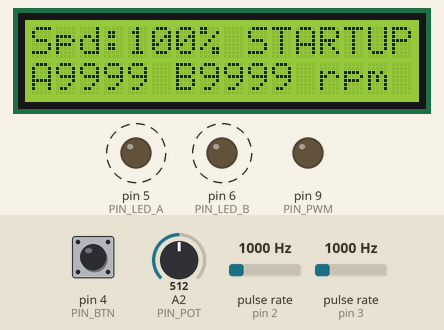
Recording of a sketch running on a simulated Arduino Uno, built with avr-gcc and run on an emulated ATmega328P. Parts: 16×2 character LCD, output pins drawn as LEDs (lit = HIGH). Wiring (inferred from the names in the program): 2 × pulse sensor: data pin 2 / data pin 3. Dashed ring = blinking. The inputs (shaded band) are chosen by the test bench; at power-on: A2 (PIN_POT) = 512, pin 4 (PIN_BTN) HIGH, pulse rate (sensors on pin 2, pin 3) 1000 Hz. EEPROM starts erased.

Above: at 3.2 s.
3.3 s: A2 (PIN_POT) set to 5
At 5.3 s:
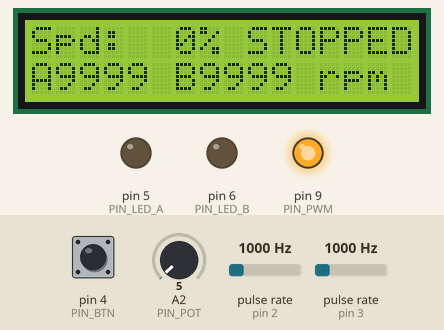
5.6 s: A2 (PIN_POT) set to 1010
At 8.4 s:
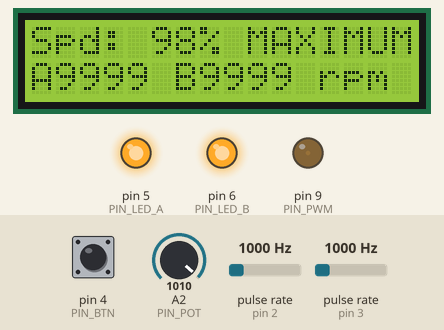
8.6 s: A2 (PIN_POT) set to 989
At 10.0 s:
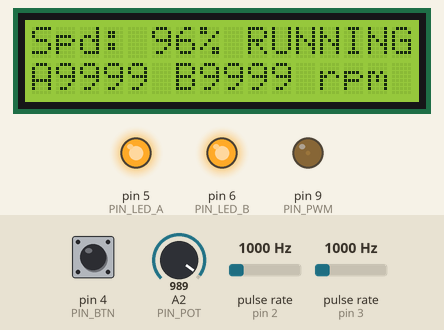
10.8 s: pin 4 (PIN_BTN) pulled LOW for 3.2 s
At 13.6 s:
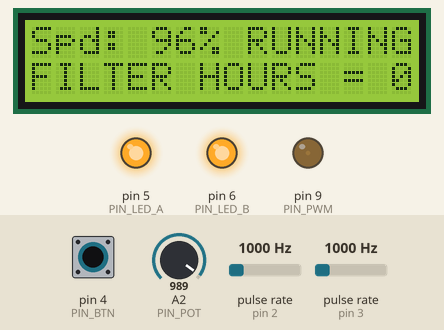
16.6 s: pulse rate (sensor on pin 2) set to 100 Hz
At 18.6 s:
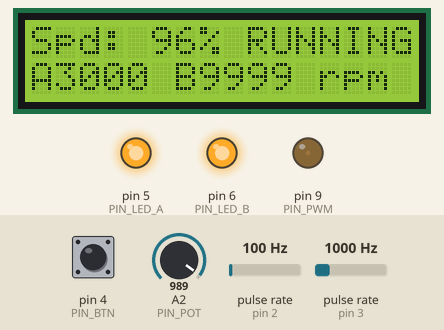
19.6 s: A2 (PIN_POT) set to 54
At 21.39 s:
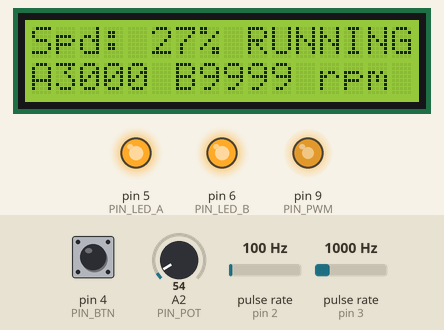
21.6 s: A2 (PIN_POT) set to 44
Timing chart, 0 to 24.6 s (numbered marks = the images above; inputs shaded):
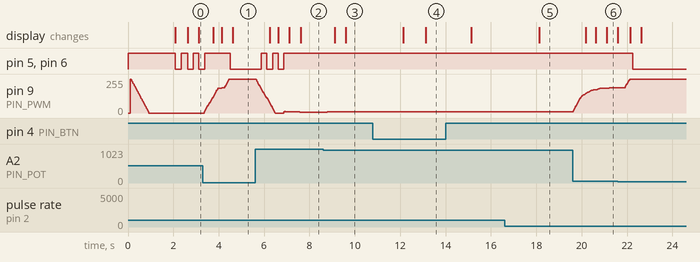

The sketch:

SolderFumeExtractor.ino
```cpp
/* =====================================================================
   SOLDER FUME EXTRACTOR  -  dual 4-pin PWM fan controller
   Firmware v1.3
   Target : bare ATmega328P-PU @ 16 MHz, 5 V, Arduino UNO bootloader
   Board  : Tools > Board > "Arduino Uno"
   Library: "LiquidCrystal I2C" by Frank de Brabander (Library Manager)

   Hardware pins (Arduino name -> DIP-28 physical pin)
     D2  (pin 4)  TACH_A   fan A sense, INT0, 10k pull-up, 4k7 series
     D3  (pin 5)  TACH_B   fan B sense, INT1, 10k pull-up, 4k7 series
     D4  (pin 6)  SW2      filter-hours reset button to GND (OPTIONAL)
     D5  (pin 11) LED_A    green status LED via 330R
     D6  (pin 12) LED_B    green status LED via 330R
     D9  (pin 15) PWM_CTL  OC1A -> 1k -> base of Q1 (2N2222A)
     A2  (pin 25) POT      RV1 10k wiper (A0 on early builds; see CHANGELOG)
     A4  (pin 27) SDA      LCD backpack
     A5  (pin 28) SCL      LCD backpack

   IMPORTANT - inverted drive
     Q1 is an open-collector sink on the fans' PWM line. When the MCU
     pin is HIGH, Q1 conducts and drags the PWM line LOW (= 0 % demand).
     Timer1 is therefore configured in INVERTING compare mode, which
     cancels the hardware inversion. After that, OCR1A maps directly:
        OCR1A = 0        ->  fans 0 %
        OCR1A = PWM_TOP  ->  fans 100 %
     While the MCU is in reset the pin is a floating input, Q1 is held
     off by R6, and the fans free-run at 100 %. That is deliberate: a
     crashed controller must never silently stop the extraction.

   v1.1 changes
     - Watchdog timer. If the firmware ever hangs, the chip resets and
       the fans revert to 100 % rather than sticking at some old speed.
     - Stall auto-restart. A fan that stops gets three full-power
       restart attempts before the fault latches, so a momentarily
       obstructed fan recovers by itself.
     - Backlight timeout. The LCD backlight sleeps after 30 s of no
       activity while the fans are stopped; touching the pot wakes it.
     - Optional filter-hours reset button on D4.

   v1.2 changes
     - Soft ramp. Commanded duty now slews at 3 % per 25 ms instead of
       stepping, so the fans are eased up to speed rather than slammed
       to 100 %. This spreads the current they draw while accelerating.
       It cannot shape the first ~70 ms after switch-on: until this code
       runs, the PWM line floats high and the fans see full demand. That
       is the fail-safe working, and it is too short to trouble a
       slow-blow fuse.

   v1.3 changes
     - The LCD can no longer stop the fans. The I2C (Wire) library waits
       forever by default, so a stuck display bus (a loose wire, a bad
       joint, noise) used to hang the chip. In setup the watchdog isn't on
       yet and the PWM was already set to 0 %, so the fans stayed stopped.
       Now every I2C transfer gives up after 25 ms, and the PWM is only
       set up after the display has started: if the display ever does
       hang, the PWM pin is still floating and the fans run at 100 %.
     - The pot's off/on point has a small dead band. The fans turn on at
       7 % and off again at 4 %, so a knob resting right on the edge can't
       flick them on and off (each time with a full-power start burst).
   ===================================================================== */

#include <Wire.h>
#include <LiquidCrystal_I2C.h>
#include <EEPROM.h>
#include <avr/wdt.h>
#include <string.h>

/* ------------------------- user settings ------------------------- */
#define LCD_ADDRESS        0x27   // try 0x3F if the screen stays blank
#define LCD_COLS           16
#define LCD_ROWS            2

const uint8_t  MIN_DUTY_PCT      = 25;   // below this most fans stall
const uint8_t  OFF_THRESHOLD_PCT =  4;   // pot at or below this = fans off
const uint8_t  ON_THRESHOLD_PCT  =  7;   // from off, the pot must reach this to start
const uint16_t KICK_MS           = 1200; // spin-up burst (includes the ramp)
const uint16_t RESTART_KICK_MS   = 2200; // longer burst for a restart try
const uint8_t  RAMP_STEP_PCT     =    3; // max duty change per 25 ms tick
const uint8_t  MAX_RESTARTS      =   3;  // tries before latching a fault
const uint16_t STALL_RPM         = 250;  // under this while driven = stalled
const uint8_t  STALL_SECONDS     =   3;  // consecutive seconds before acting
const uint8_t  PULSES_PER_REV    =   2;  // Intel 4-wire spec
const uint16_t FILTER_LIFE_HOURS = 120;  // carbon pad service interval
const uint32_t BACKLIGHT_MS      = 30000UL;  // idle before backlight sleeps
const uint16_t BTN_HOLD_MS       = 2000; // hold time to reset filter hours

/* ------------------------- fixed constants ------------------------ */
const uint8_t  PIN_TACH_A = 2;
const uint8_t  PIN_TACH_B = 3;
const uint8_t  PIN_BTN    = 4;
const uint8_t  PIN_LED_A  = 5;
const uint8_t  PIN_LED_B  = 6;
const uint8_t  PIN_PWM    = 9;
const uint8_t  PIN_POT    = A2;

/* Timer1 TOP for a 25 kHz carrier, derived from whatever crystal is fitted.
   Phase-correct PWM:  f = F_CPU / (2 * prescaler * TOP),  prescaler = 1.
     16 MHz -> TOP = 320      12 MHz -> TOP = 240      8 MHz -> TOP = 160
   F_CPU comes from the board you select in the IDE, so it MUST match the
   crystal on the board or every timing in this sketch will be wrong.
   16 MHz: Board = "Arduino Uno".  12 or 8 MHz: use MiniCore and pick the
   matching clock, then Burn Bootloader once before uploading.            */
const uint16_t PWM_TOP    = (uint16_t)(F_CPU / 50000UL);

const int      EE_MAGIC_ADDR   = 0;
const int      EE_MINUTES_ADDR = 4;
const uint32_t EE_MAGIC        = 0x5FE10001UL;

LiquidCrystal_I2C lcd(LCD_ADDRESS, LCD_COLS, LCD_ROWS);

void updateDisplay();            // forward declaration

/* --------------------------- state -------------------------------- */
volatile uint16_t pulseA = 0, pulseB = 0;
volatile uint32_t lastEdgeA = 0, lastEdgeB = 0;

uint16_t rpmA = 0, rpmB = 0;
uint8_t  dutyPct   = 0;          // what the fans are actually being given
uint8_t  targetPct = 0;          // where the ramp is heading
uint8_t  demandPct = 0;          // what the pot is asking for
bool     faultA = false, faultB = false;
uint8_t  stallCountA = 0, stallCountB = 0;
uint8_t  restartsA = 0, restartsB = 0;
bool     restartPending = false;

bool     kicking = false;
uint32_t kickStart = 0;
uint16_t kickLength = KICK_MS;

int32_t  potAccum = 0;           // pot EMA accumulator, scaled x16
int32_t  potLastSeen = 0;        // for backlight wake detection
uint32_t runSeconds = 0;         // seconds this power-up while running
uint32_t runMinutesTotal = 0;    // lifetime, mirrored in EEPROM
uint32_t lastEepromMinutes = 0;

bool     backlightOn = true;
uint32_t lastActivity = 0;
bool     btnDown = false;
uint32_t btnStart = 0;
bool     resetMsg = false;
uint32_t resetMsgStart = 0;

uint32_t tPot = 0, tTach = 0, tLed = 0, tLcd = 0;
bool     ledPhaseFast = false, ledPhaseSlow = false;
uint8_t  ledTick = 0;
uint8_t  lcdPage = 0;
uint8_t  lcdPageTick = 0;

/* -------------------------- interrupts ---------------------------- */
void isrTachA() {
  uint32_t now = micros();
  if (now - lastEdgeA > 500) { lastEdgeA = now; pulseA++; }   // debounce
}
void isrTachB() {
  uint32_t now = micros();
  if (now - lastEdgeB > 500) { lastEdgeB = now; pulseB++; }
}

/* ------------------------- PWM generation ------------------------- */
void setupPwm25kHz() {
  pinMode(PIN_PWM, OUTPUT);
  // Mode 10: phase-correct PWM, TOP = ICR1.  COM1A1:0 = 11 -> inverting.
  TCCR1A = _BV(COM1A1) | _BV(COM1A0) | _BV(WGM11);
  TCCR1B = _BV(WGM13)  | _BV(CS10);              // no prescaler
  ICR1   = PWM_TOP;
  OCR1A  = 0;                                    // start at 0 %
}

void setDuty(uint8_t pct) {
  if (pct > 100) pct = 100;
  OCR1A = (uint16_t)(((uint32_t)pct * PWM_TOP) / 100UL);
  dutyPct = pct;
}

/* Slew the commanded duty toward targetPct. A fan told to jump straight to
   100 % draws its full starting surge at once; easing it up spreads that
   over most of a second. Note this shapes the FAN's draw only - the inrush
   into C1 when you flip SW1 is separate and is what a slow-blow fuse is for. */
void applyRamp() {
  uint8_t cur = dutyPct;
  if (targetPct > cur) {
    cur = (uint8_t)((targetPct - cur > RAMP_STEP_PCT) ? cur + RAMP_STEP_PCT : targetPct);
  } else if (targetPct < cur) {
    cur = (uint8_t)((cur - targetPct > RAMP_STEP_PCT) ? cur - RAMP_STEP_PCT : targetPct);
  } else {
    return;
  }
  setDuty(cur);
}

void beginKick(uint16_t ms) {
  kicking    = true;
  kickStart  = millis();
  kickLength = ms;
}

/* --------------------------- helpers ------------------------------ */
uint8_t readDemand() {
  // 8x oversample, then a 16x-scaled IIR filter to kill the last of the
  // jitter. The accumulator is kept scaled so that small positive errors
  // are not truncated away by the shift - a plain "x += (raw-x)>>3" can
  // stall up to 7 counts short of the target when the pot is turned up.
  uint16_t acc = 0;
  for (uint8_t i = 0; i < 8; i++) acc += analogRead(PIN_POT);
  int32_t raw = acc >> 3;                       // 0..1023

  potAccum += raw - (potAccum >> 4);            // EMA, time constant ~16
  int32_t filtered = potAccum >> 4;
  if (filtered < 0) filtered = 0;
  if (filtered > 1023) filtered = 1023;

  // any real movement of the knob counts as user activity
  int32_t moved = filtered - potLastSeen;
  if (moved < 0) moved = -moved;
  if (moved > 15) { potLastSeen = filtered; lastActivity = millis(); }

  uint8_t pct = (uint8_t)(((uint32_t)filtered * 100UL) / 1023UL);
  // a dead band between off and on, so a knob resting on the edge can't flap
  static bool on = false;
  if (pct <= OFF_THRESHOLD_PCT) { on = false; return 0; }
  if (!on && pct < ON_THRESHOLD_PCT) return 0;
  on = true;
  // remap the usable part of the travel onto MIN_DUTY..100
  uint32_t span = 100UL - OFF_THRESHOLD_PCT;
  uint32_t v = (uint32_t)(pct - OFF_THRESHOLD_PCT) * (100UL - MIN_DUTY_PCT);
  return (uint8_t)(MIN_DUTY_PCT + (v / span));
}

void saveRuntime(bool force) {
  if (force || runMinutesTotal >= lastEepromMinutes + 10) {
    EEPROM.put(EE_MINUTES_ADDR, runMinutesTotal);
    lastEepromMinutes = runMinutesTotal;
  }
}

void loadRuntime() {
  uint32_t magic = 0;
  EEPROM.get(EE_MAGIC_ADDR, magic);
  if (magic != EE_MAGIC) {                      // first run: initialise
    runMinutesTotal = 0;
    EEPROM.put(EE_MINUTES_ADDR, runMinutesTotal);
    EEPROM.put(EE_MAGIC_ADDR, EE_MAGIC);
  } else {
    EEPROM.get(EE_MINUTES_ADDR, runMinutesTotal);
  }
  lastEepromMinutes = runMinutesTotal;
}

/* One fan's health, evaluated once per second.
   Not driven  -> hold whatever we already decided, judge nothing.
   Spinning    -> clear everything, the fan is fine.
   Stalled 3 s -> spend a restart attempt, or latch the fault. */
void evalFan(uint16_t rpm, bool driven,
             uint8_t &stallCount, uint8_t &restarts, bool &fault) {
  if (!driven) { stallCount = 0; return; }

  if (rpm >= STALL_RPM) {
    stallCount = 0;
    restarts   = 0;
    fault      = false;
    return;
  }

  if (stallCount < 255) stallCount++;
  if (stallCount >= STALL_SECONDS && !fault) {
    if (restarts < MAX_RESTARTS) {
      restarts++;
      stallCount     = 0;
      restartPending = true;
    } else {
      fault = true;
    }
  }
}

/* ---------------------------- setup ------------------------------- */
void setup() {
  MCUSR = 0;                                    // clear any reset flags
  wdt_disable();                                // and park the watchdog

  pinMode(PIN_LED_A, OUTPUT);
  pinMode(PIN_LED_B, OUTPUT);
  pinMode(PIN_TACH_A, INPUT);                   // external 10k pull-ups fitted
  pinMode(PIN_TACH_B, INPUT);
  pinMode(PIN_BTN, INPUT_PULLUP);               // reads HIGH if not fitted
  digitalWrite(PIN_LED_A, HIGH);
  digitalWrite(PIN_LED_B, HIGH);

  // The display first, while the PWM pin is still a floating input: if the
  // I2C bus hangs here, Q1 stays off and the fans run at 100 % (fail-safe).
  Wire.begin();
  Wire.setWireTimeout(25000, true);   // give up after 25 ms, reset the bus: never hang
  lcd.init();
  lcd.backlight();
  lcd.clear();
  lcd.setCursor(0, 0); lcd.print(F(" FUME EXTRACTOR "));
  lcd.setCursor(0, 1); lcd.print(F("  SFE-2026 v1.3 "));

  setupPwm25kHz();

  loadRuntime();
  potAccum    = (int32_t)analogRead(PIN_POT) << 4;   // preload the filter
  potLastSeen = potAccum >> 4;

  attachInterrupt(digitalPinToInterrupt(PIN_TACH_A), isrTachA, FALLING);
  attachInterrupt(digitalPinToInterrupt(PIN_TACH_B), isrTachB, FALLING);

  for (uint8_t p = 0; p <= 100; p += 2) {       // ramped proof-of-life
    setDuty(p);
    delay(16);
  }
  targetPct = 100;
  delay(1150);                                  // ~2 s splash in total

  lcd.clear();
  digitalWrite(PIN_LED_A, LOW);
  digitalWrite(PIN_LED_B, LOW);

  noInterrupts(); pulseA = 0; pulseB = 0; interrupts();
  uint32_t now = millis();
  tPot = tTach = tLed = tLcd = lastActivity = now;

  wdt_enable(WDTO_2S);        // from here on, a hang reboots into 100 %
}

/* ----------------------------- loop ------------------------------- */
void loop() {
  wdt_reset();
  uint32_t now = millis();

  /* ---- 25 ms : pot / demand / spin-up / restart logic ---- */
  if (now - tPot >= 25) {
    tPot = now;
    uint8_t newDemand = readDemand();

    if (newDemand > 0 && demandPct == 0) {      // off -> on transition
      beginKick(KICK_MS);
    }
    demandPct = newDemand;

    if (demandPct == 0) {                       // switched off: forget faults
      kicking = false;
      restartPending = false;
      faultA = faultB = false;
      restartsA = restartsB = 0;
      stallCountA = stallCountB = 0;
      targetPct = 0;
    } else {
      if (restartPending) { restartPending = false; beginKick(RESTART_KICK_MS); }
      if (kicking) {
        targetPct = 100;
        if (now - kickStart >= kickLength) kicking = false;
      } else {
        targetPct = demandPct;
      }
      lastActivity = now;                       // running counts as activity
    }
    applyRamp();                                // ease toward the target
  }

  /* ---- 1000 ms : tachometers, faults, runtime ---- */
  if (now - tTach >= 1000) {
    tTach += 1000;

    noInterrupts();
    uint16_t pa = pulseA, pb = pulseB;
    pulseA = 0; pulseB = 0;
    interrupts();

    rpmA = (uint16_t)((uint32_t)pa * 60UL / PULSES_PER_REV);
    rpmB = (uint16_t)((uint32_t)pb * 60UL / PULSES_PER_REV);

    bool driven = (dutyPct >= MIN_DUTY_PCT);
    evalFan(rpmA, driven, stallCountA, restartsA, faultA);
    evalFan(rpmB, driven, stallCountB, restartsB, faultB);

    if (dutyPct > 0) {
      runSeconds++;
      if (runSeconds >= 60) {
        runSeconds = 0;
        runMinutesTotal++;
        saveRuntime(false);
      }
    }
  }

  /* ---- 125 ms : status LEDs and the reset button ---- */
  if (now - tLed >= 125) {
    tLed = now;
    ledTick++;
    ledPhaseFast = ledTick & 0x01;              // ~4 Hz
    ledPhaseSlow = (ledTick >> 1) & 0x01;       // ~2 Hz

    bool a, b;
    if (dutyPct == 0)      { a = b = false; }
    else if (kicking)      { a = b = ledPhaseSlow; }
    else {
      a = faultA ? ledPhaseFast : true;
      b = faultB ? ledPhaseFast : true;
    }
    digitalWrite(PIN_LED_A, a);
    digitalWrite(PIN_LED_B, b);

    // optional SW2: hold 2 s to zero the filter hour meter
    if (digitalRead(PIN_BTN) == LOW) {
      if (!btnDown) { btnDown = true; btnStart = now; }
      else if (!resetMsg && (now - btnStart >= BTN_HOLD_MS)) {
        runMinutesTotal = 0;
        runSeconds      = 0;
        saveRuntime(true);
        resetMsg      = true;
        resetMsgStart = now;
      }
      lastActivity = now;
    } else {
      btnDown = false;
    }
    if (resetMsg && (now - resetMsgStart >= 2000)) resetMsg = false;
  }

  /* ---- 500 ms : LCD and backlight ---- */
  if (now - tLcd >= 500) {
    tLcd = now;

    bool want = (now - lastActivity) < BACKLIGHT_MS;
    if (want != backlightOn) {
      backlightOn = want;
      if (want) lcd.backlight(); else lcd.noBacklight();
    }
    updateDisplay();
  }
}

/* --------------------------- display ------------------------------ */
void updateDisplay() {
  char buf[LCD_COLS + 1];
  const char *state;

  if      (faultA || faultB) state = "FAULT! ";
  else if (dutyPct == 0)     state = "STOPPED";
  else if (kicking)          state = "STARTUP";
  else if (dutyPct >= 98)    state = "MAXIMUM";
  else                       state = "RUNNING";

  snprintf(buf, sizeof(buf), "Spd:%3u%% %-7s", (unsigned)dutyPct, state);
  lcd.setCursor(0, 0);
  lcd.print(buf);

  // line 2 rotates: RPM for 10 s, then filter hours for 2.5 s
  if (++lcdPageTick >= (lcdPage == 0 ? 20 : 5)) {
    lcdPageTick = 0;
    lcdPage ^= 1;
  }

  if (resetMsg) {
    strcpy(buf, "FILTER HOURS = 0");
  } else if (faultA || faultB) {
    if (faultA && faultB)  strcpy(buf, "!BOTH FANS STOP ");
    else if (faultA)       strcpy(buf, "!FAN A NO SIGNAL");
    else                   strcpy(buf, "!FAN B NO SIGNAL");
  } else if (lcdPage == 0) {
    snprintf(buf, sizeof(buf), "A%4u B%4u rpm ",
             (unsigned)(rpmA > 9999 ? 9999 : rpmA),
             (unsigned)(rpmB > 9999 ? 9999 : rpmB));
  } else {
    uint16_t hours = (uint16_t)(runMinutesTotal / 60UL);
    if (hours > 999) hours = 999;
    if (hours >= FILTER_LIFE_HOURS)
      strcpy(buf, "CHANGE FILTER!  ");
    else
      // exactly 16 columns: 7 + 3 + 1 + 3 + 2
      snprintf(buf, sizeof(buf), "Filter:%3u/%3u h", (unsigned)hours,
               (unsigned)FILTER_LIFE_HOURS);
  }

  lcd.setCursor(0, 1);
  lcd.print(buf);
}

/* =====================================================================
   Free pins for future work: D7, D8, D10-D13, A0, A1, A3.
   Obvious additions: a buzzer on fault (D7), a second pot for a boost
   preset (A1), a thermistor watching the carbon pad (A3).
   ===================================================================== */
```

Measured:
- the behaviour switches between 1003 and 1002 on A2 (PIN_POT) (found by bisection; images 2 and 3)
- after the input at 5.6 s, pin 5 (PIN_LED_A), pin 6 (PIN_LED_B): alternates HIGH for 0.25 s and LOW for 0.25 s, 5 changes in all, then stays HIGH, starting after 0.28 s; the display: first changes after 0.65 s (image 2 shows a later state)
- after the input at 8.6 s, pin 9 (PIN_PWM): 6/255 → 8/255 after 0.18 s, → 10/255 0.55 s later; the display: first changes after 0.52 s (image 3 shows a later state)
- after the input at 10.8 s, the display: first differs from a run without the input after 2.3 s (image 4)
- after the input at 16.6 s, the display: changes after 1.5 s (image 5)
- after the input at 19.6 s, pin 9 (PIN_PWM): moves from 10/255 to 191/255 over 1.9 s, starting at once; the display: first changes after 0.58 s (image 6 shows a later state)
- after the input at 21.6 s, pin 5 (PIN_LED_A), pin 6 (PIN_LED_B): HIGH → LOW after 0.65 s; pin 9 (PIN_PWM): moves from 191/255 to 255/255 over 0.22 s, starting after 0.33 s
